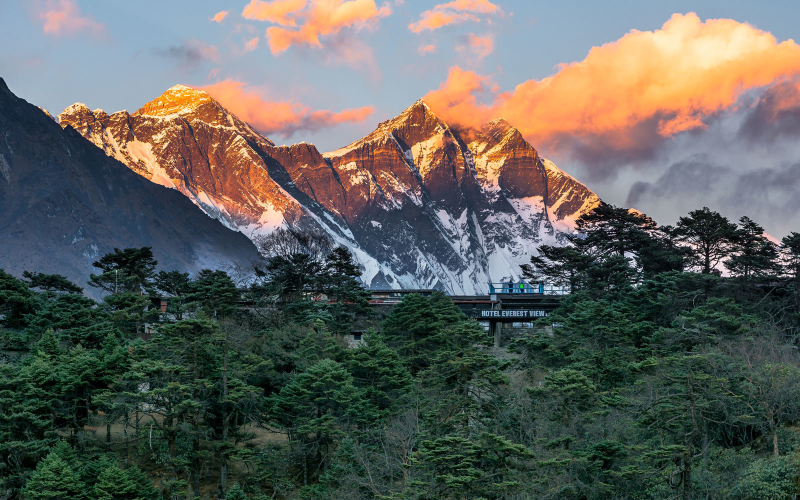
#> input picture 3.jpg, 1600 x 1000 px, given in place of 3.jpg.jpg, which was not available (shown at 1/2 size)
$ python inputDemo.py
#> lines starting #> are read from the running program, lines starting #| are printed output that depends on the picture; pictures that were not available may be replaced by others from this repository, and a replacement may not be noted
import numpy as np
import cv2
#-------------------input--------------------------------


pic = input("輸入圖片檔名(僅支援.jpg，不須加副檔名):") +".jpg"
#> the answer given: 3.jpg
#引進圖片檔
img = cv2.imread(pic)
#> img is the input picture: shape (1000, 1600, 3); mean B, G, R 93.6, 98.4, 96.3
imgGray = cv2.imread(pic, cv2.IMREAD_GRAYSCALE)
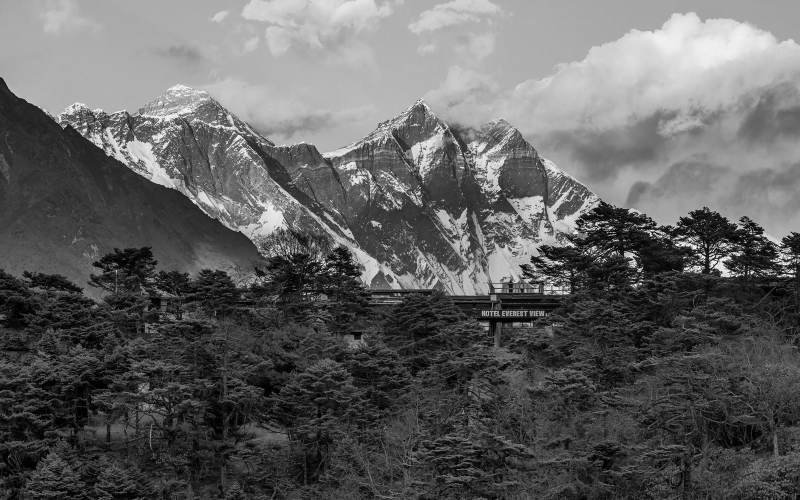
#> imgGray: shape (1000, 1600) (shown at 1/2 size); min 0, max 255, mean 97.2
print(img.shape)
#| (1000, 1600, 3)
if img.shape[0]*img.shape[1] < 360000:
	prec = 1
elif img.shape[0]*img.shape[1] < 640000:
	prec = 2
elif img.shape[0]*img.shape[1] < 1000000:
	prec = 3
else:
	prec = 4
pers = 10


#-----------------imgAnalysisGray------------------------------


#長寬
width = imgGray.shape[1]
#> width = 1600
high = imgGray.shape[0]
#> high = 1000
#最亮和最暗
light = []
dark = []
lenght = width*high//((prec*prec)*pers)
#> lenght = 10000
for i in range(0,lenght):
	dark.append(256)
	light.append(-1)
#> after the loop, dark = 10000 values from 256 to 256; light = 10000 values from -1 to -1
#二分搜尋法
def  binarySearch(a,Find):
	low = 0
	high = len(a) - 1
	while low <= high:
	    mid = (low + high) // 2
	    if a[mid] > Find:
	        high = mid - 1
	    elif a[mid] < Find:
	        low = mid + 1
	    else:
	        break
	return mid
#記錄速度
speed = 0
print("")
print("亮度分析")
print("↓↓↓↓↓↓20%↓↓↓↓↓↓↓40%↓↓↓↓↓↓↓60%↓↓↓↓↓↓↓80%↓↓↓↓↓↓↓100%")
#主程式，添加新的數值，再將最不亮（暗）的數值刪除
for i in range(0,high,prec):
	for j in range(0,width,prec):
		find =imgGray[i][j]
		if find > light[0]:
			light.insert(binarySearch(light,find),find)
			light.pop(0)
		if find < dark[len(dark)-1]:
			dark.insert(binarySearch(dark,find),find)
			dark.pop(len(dark)-1)
	if (50/high)*i>speed:
		print("#",end = "")
		speed+=1
print("\n")
#		print("最暗的10％的總數    "+str(len(dark)))
#		print("最亮的10％的總數    "+str(len(light)))
#計算平均值
darkTotal = 0
lightTotal = 0
for i in range(0,lenght):
	darkTotal += dark[i]
	lightTotal += light[i]
darkMean=darkTotal//lenght
lightMean=lightTotal//lenght
print("最暗的的平均值  "+str(darkMean))
#| 最暗的的平均值  12
print("最亮的的平均值  "+str(lightMean))
#| 最亮的的平均值  204
#		print("")
difference = lightMean-darkMean


#--------------------imgAnalysisColors-----------------------


#建立空殼陣列
rgb = []
for a in range(5):
	rgb.append([])
	for b in range(5):
		rgb[a].append([])
		for c in range(5):
			rgb[a][b].append(0)
#主程式，利用四捨五入將所有顏色分配到5x5x5的陣列裡，紀錄每一格的數量
speed = 0
st = 0
print("主體色分析")
print("↓↓↓↓↓↓20%↓↓↓↓↓↓↓40%↓↓↓↓↓↓↓60%↓↓↓↓↓↓↓80%↓↓↓↓↓↓↓100%")
for i in range(0,len(img),prec):
	for j in range(0,len(img[i]),prec):
		rgb[int(round((img[i][j][2])/64))][int(round((img[i][j][1])/64))][int(round((img[i][j][0])/64))]+=1
		st+=1
	if (50/len(img))*i>speed:
		print("#",end = "")
		speed+=1
#> this loop made 250 passes
#> i on passes 2 to 4: 4, 8, 12
total = len(img)*len(img[0])/(prec**2)
colors = 0
for r in range(5):
	for g in range(5):
		for b in range(5):
			if rgb[r][g][b] > total//3000:
				colors += 1
print(difference)
#| 192
print(colors)

$ run again, on mount1.jpg
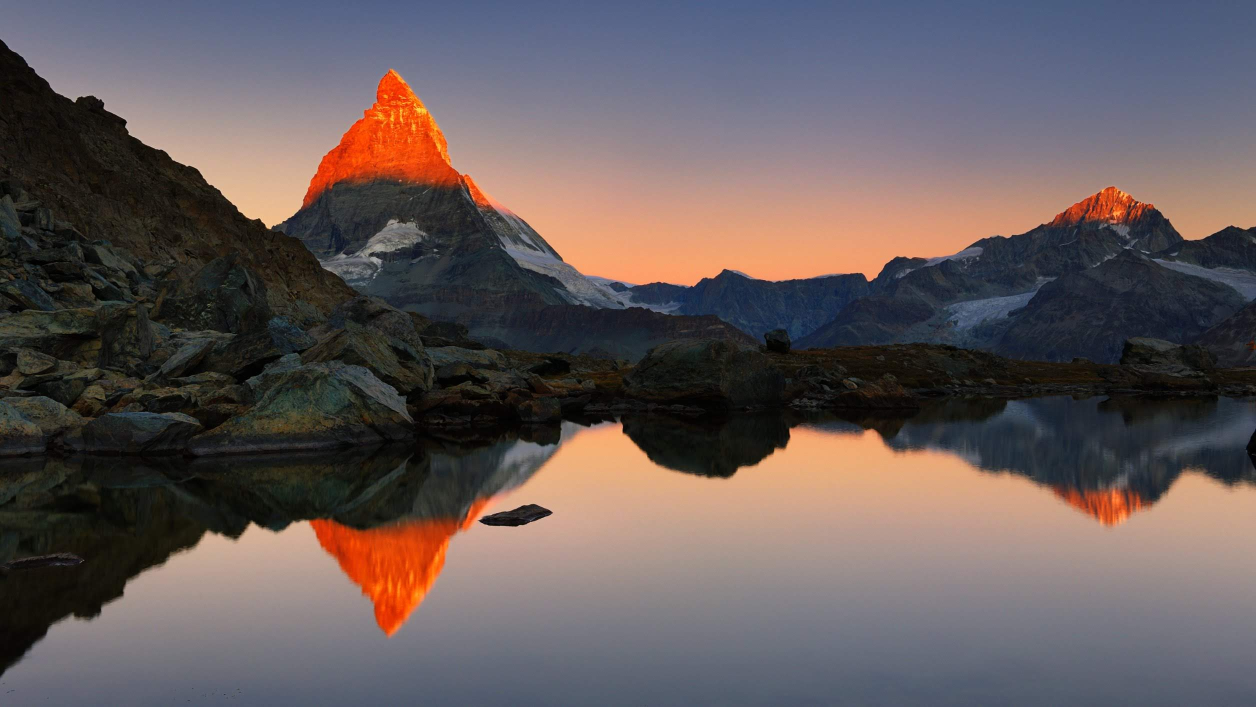
#> input picture mount1.jpg, 2512 x 1413 px, given in place of mount1.jpg.jpg, which was not available (shown at 1/2 size)
#> img is the input picture: shape (1413, 2512, 3); mean B, G, R 90.1, 89.8, 100.7
#> `imgGray = cv2.imread(pic, cv2.IMREAD_GRAYSCALE)`:
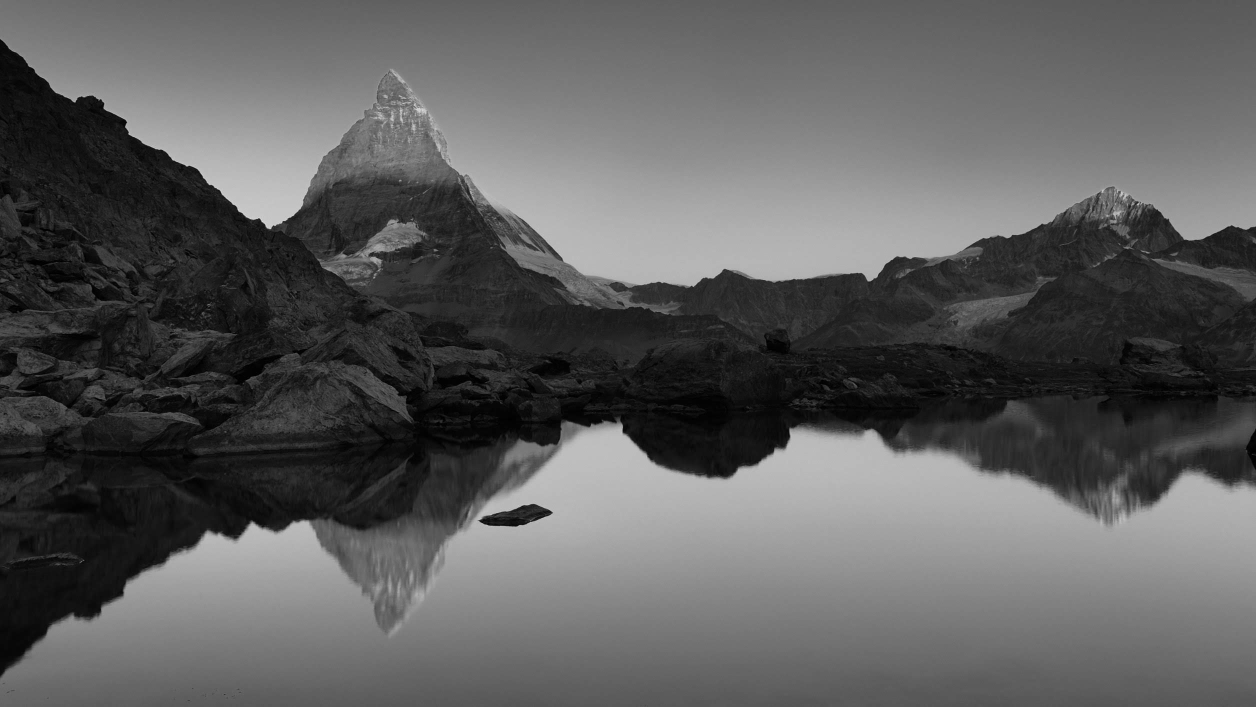
#> imgGray: shape (1413, 2512) (shown at 1/2 size); min 0, max 227, mean 93.1
#| (1413, 2512, 3)
#| 最暗的的平均值  13
#| 最亮的的平均值  177
#> the loop `for i in range(0,len(img),prec):` made 354 passes
#> i on passes 2 to 4: 4, 8, 12
#> (printed output is left out)
#| 164

$ run again, on mount2.jpg
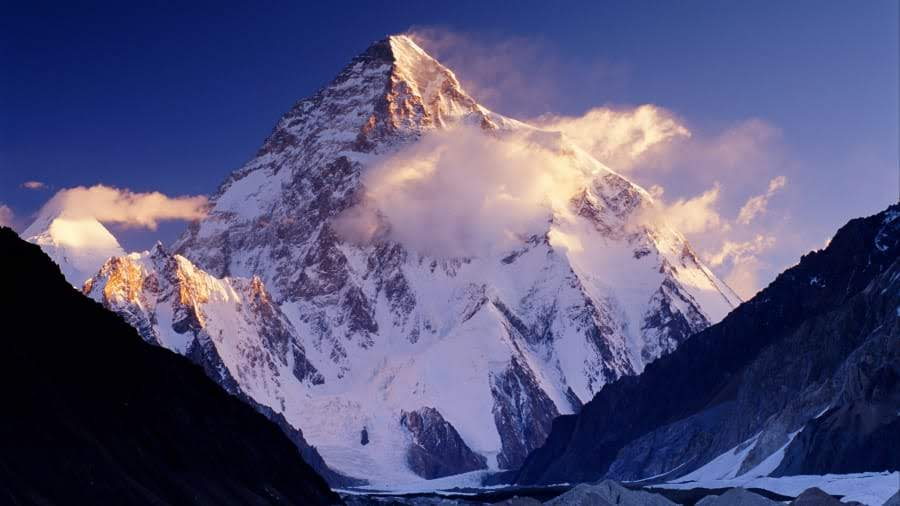
#> input picture mount2.jpg, 900 x 506 px, given in place of mount2.jpg.jpg, which was not available
#> img is the input picture: shape (506, 900, 3); mean B, G, R 121.9, 83.5, 85.1
#> `imgGray = cv2.imread(pic, cv2.IMREAD_GRAYSCALE)`:
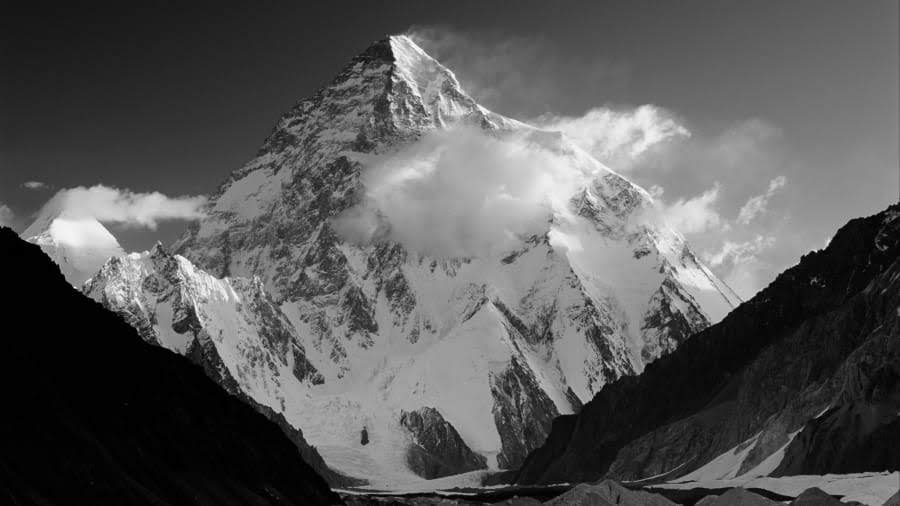
#> imgGray: shape (506, 900); min 0, max 255, mean 88.3
#| (506, 900, 3)
#| 最暗的的平均值  2
#| 最亮的的平均值  194
#> the loop `for i in range(0,len(img),prec):` made 253 passes
#> i on passes 3 to 5: 4, 6, 8
#> (printed output is left out)
#| 192
